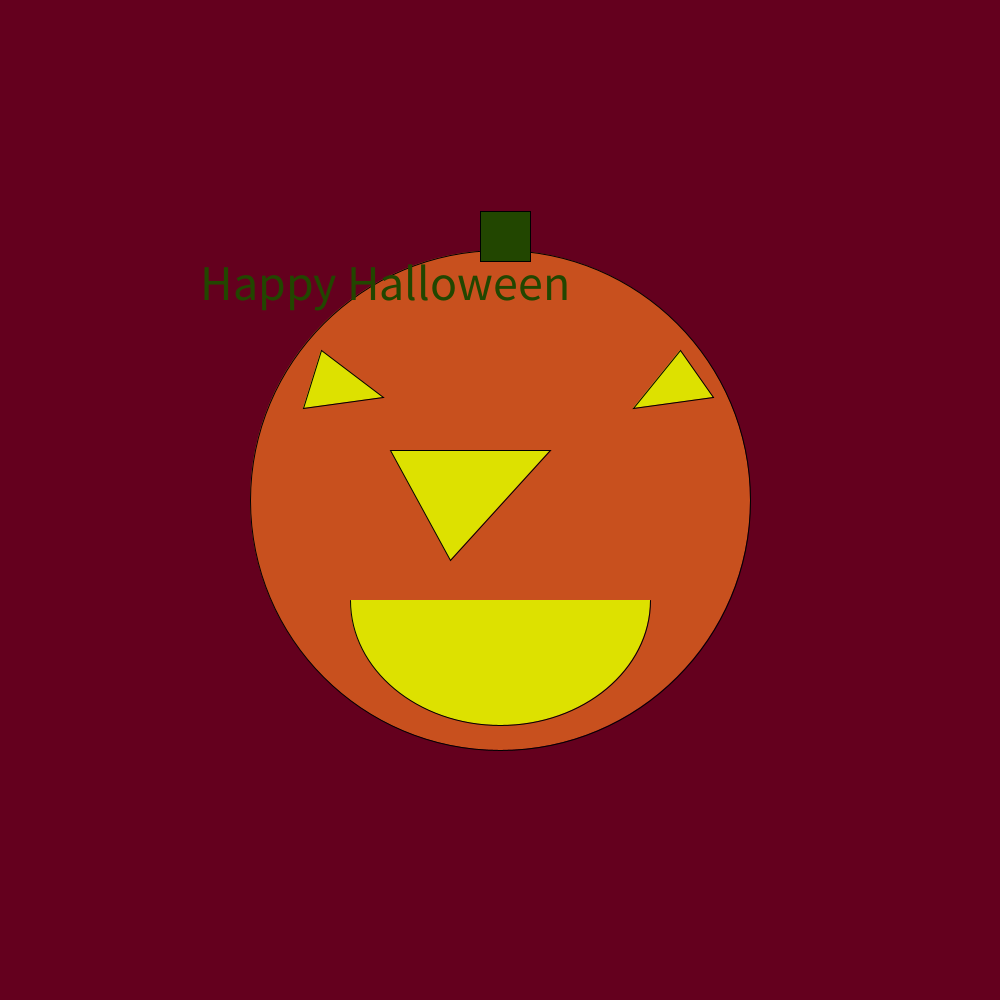
Frame 1 (no input)
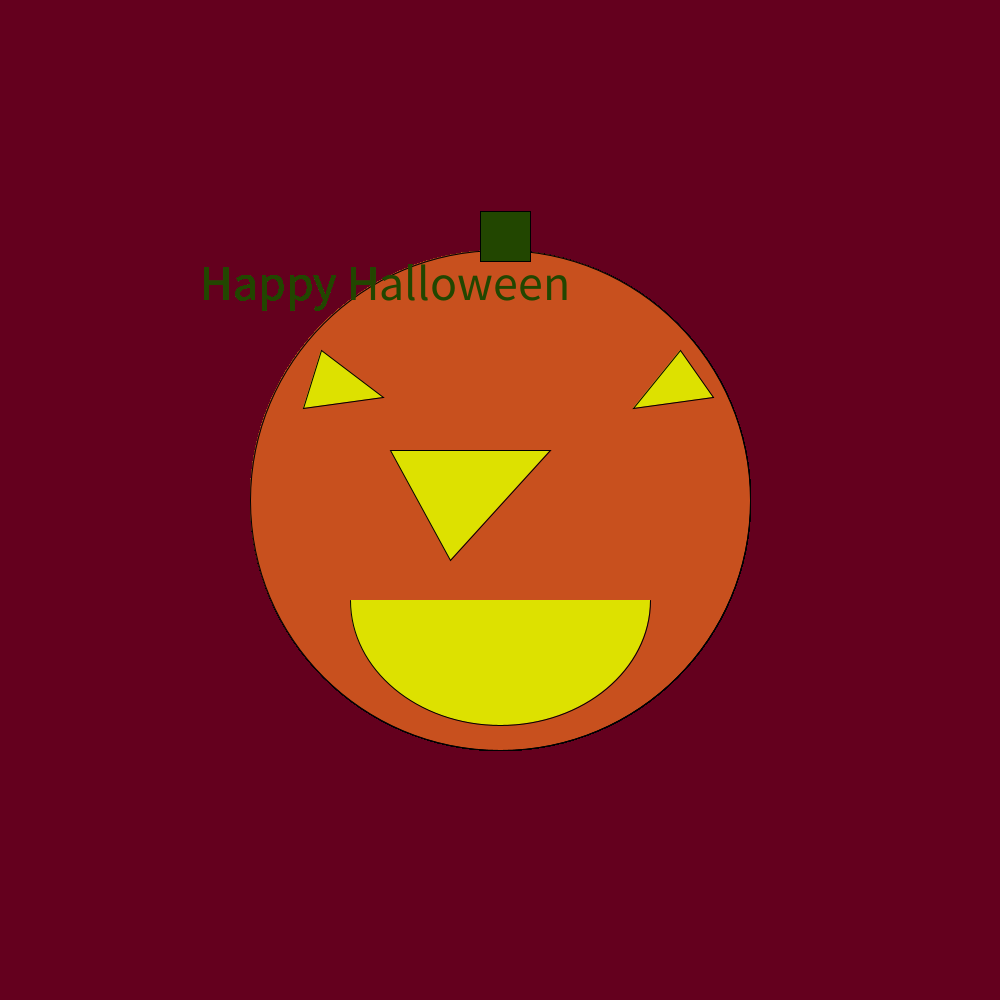
Frame 60 (the mouse pressed at the canvas centre just before this capture)
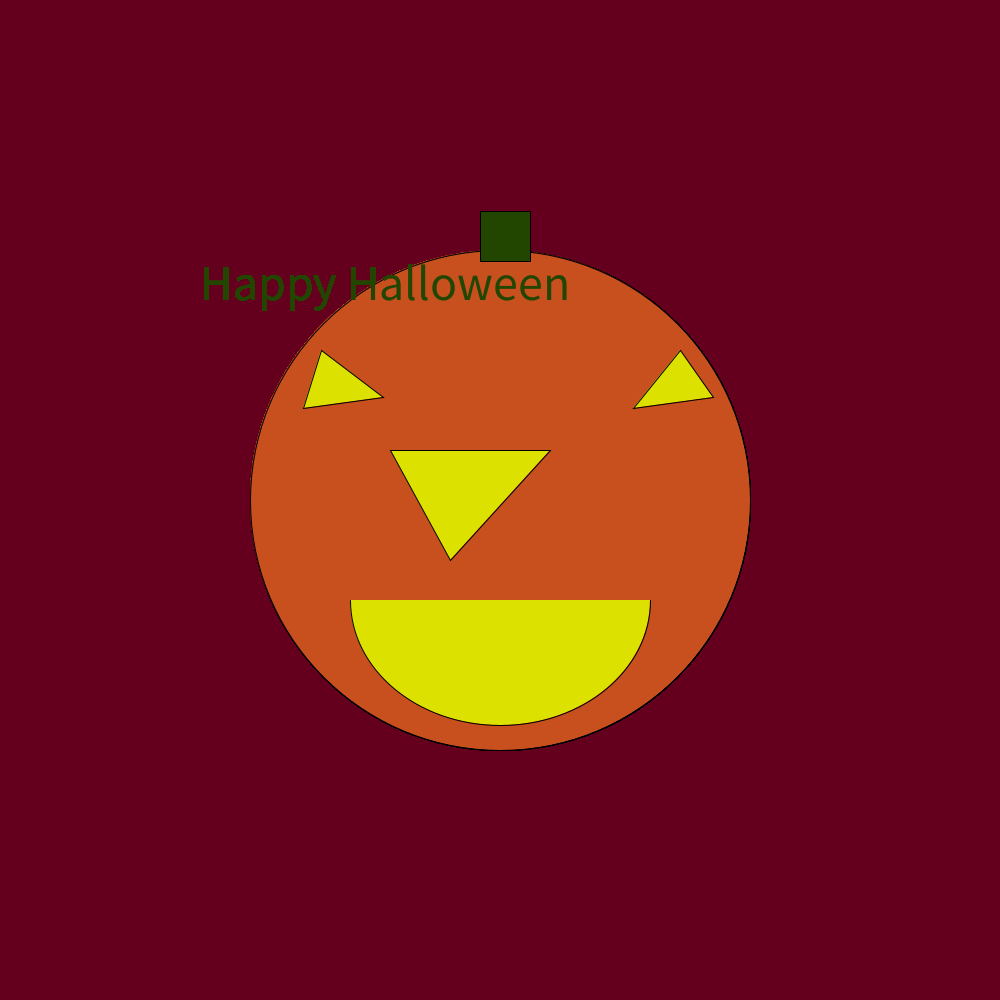
Frame 120 (the mouse held since frame 60 and released just before this capture)

The Processing sketch that drew these frames (run headless with seeded random() and noise(); from frame 60 on, the mouse is pressed at the canvas centre):

// Processing sketch: sketch_161101a
// ── sketch_161101a.pde
void setup (){
  size(1000, 1000);
  background (100, 0, 30);
  

}
void draw () {
  fill (200, 80, 30);
  ellipse(500, 500, 500, 500);
  fill(221, 225, 0);
  triangle(321, 350, 303, 408, 383, 397);
  triangle(680, 350, 633, 408, 713, 397);
  triangle(550, 450, 390, 450, 450, 560);
  arc(500, 600, 300, 250, 0, PI);
  fill(34, 70, 0);
  rect(480, 211, 50, 50);
  textSize(50);
  text ("Happy Halloween",200,300);
  
  if (mousePressed){
  println(mouseX, mouseY);
  }
}
